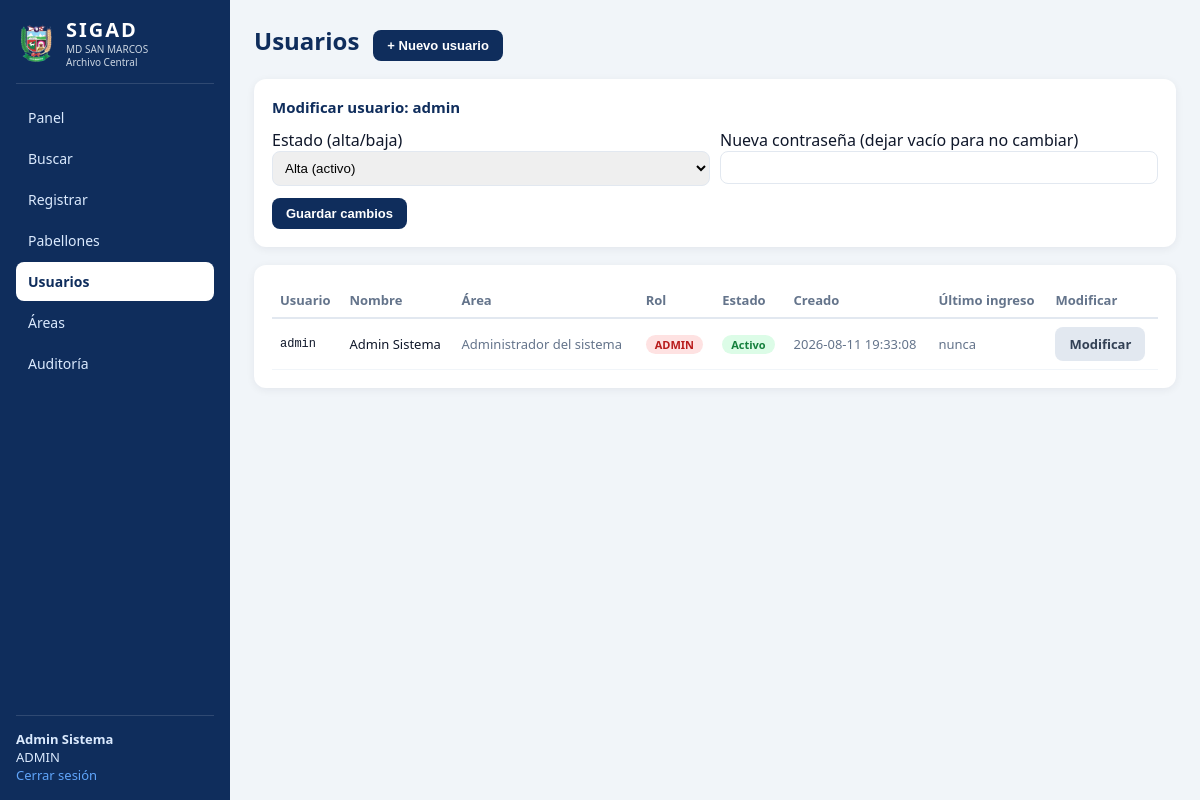
Screenshot of /usuarios.php?editar=1 (signed in) with the database file from the repository.
### tables this page shows
CREATE TABLE usuarios (
    id              INT AUTO_INCREMENT PRIMARY KEY,
    username       VARCHAR(50)  NOT NULL UNIQUE,
    password       VARCHAR(255) NOT NULL,             
    nombres        VARCHAR(100) NOT NULL DEFAULT '',
    apellidos      VARCHAR(100) NOT NULL DEFAULT '',
    cargo          VARCHAR(100) NOT NULL DEFAULT '',
    rol            ENUM('ADMIN','OPERADOR','CONSULTA') NOT NULL DEFAULT 'CONSULTA',
    activo         TINYINT(1)    NOT NULL DEFAULT 1,   
    creado_en      DATETIME      NOT NULL DEFAULT CURRENT_TIMESTAMP,
    ultimo_ingreso DATETIME      NULL
);

### usuarios.php (the view, shortened to what this page needs)
<?php
require_once 'config/config.php';
$db = db();
$edit = null;
if (isset($_GET['editar'])) {
    $eid = (int)$_GET['editar'];
    $edit = $db->prepare("SELECT id, username, nombres, apellidos, cargo, rol, activo FROM usuarios WHERE id=?");
    $edit->execute([$eid]); $edit = $edit->fetch();
}
$us = $db->query("SELECT id, username, CONCAT(nombres,' ',apellidos) nombre,
                        nombres, apellidos, cargo, rol, activo, creado_en, ultimo_ingreso
                   FROM usuarios ORDER BY rol, username")->fetchAll();
?>
<!DOCTYPE html><html lang="es"><head><meta charset="utf-8">
<link rel="icon" href="assets/logo-msm.png"><link rel="stylesheet" href="css/estilos.css">
<title>SIGAD · Usuarios</title></head>
<body class="app"><aside class="side">
  <div class="marca"><img src="assets/logo-msm.png"><div><h2>SIGAD</h2>
    <div class="muni">MD SAN MARCOS<br>Archivo Central</div></div></div>
  <nav class="nav">
    <?= nav_html('Usuarios') ?>
  </nav>
  <div class="me"><b><?= htmlspecialchars($_SESSION['nombre']) ?></b><br><?= $_SESSION['rol'] ?>
    <br><a href="logout.php" style="color:#60a5fa">Cerrar sesión</a></div>
</aside>
<main class="main">
  <div class="top"><h1>Usuarios</h1>
    <button class="btn-sm" onclick="document.getElementById('frm').style.display='block'">+ Nuevo usuario</button>
  </div>
  <div class="card" id="frm" style="display:<?= $edit ? 'block':'none' ?>;margin-bottom:18px">
    <h3><?= $edit ? 'Modificar usuario: '.htmlspecialchars($edit['username']) : 'Registrar nuevo usuario' ?></h3>
    <form method="post">
      <?php if (!$edit): ?>
      <div style="display:grid;grid-template-columns:1fr 1fr;gap:10px">
        <label>Usuario (login)<input name="username" required style="width:100%;padding:8px;border:1px solid #e2e8f0;border-radius:8px"></label>
        <label>Rol
          <select name="rol" style="width:100%;padding:8px;border:1px solid #e2e8f0;border-radius:8px">
            <option value="OPERADOR">OPERADOR</option>
            <option value="CONSULTA">CONSULTA</option>
            <option value="ADMIN">ADMIN</option>
          </select></label>
        <label>Nombres<input name="nombres" required style="width:100%;padding:8px;border:1px solid #e2e8f0;border-radius:8px"></label>
        <label>Apellidos<input name="apellidos" required style="width:100%;padding:8px;border:1px solid #e2e8f0;border-radius:8px"></label>
        <label>Área / cargo<input name="area" style="width:100%;padding:8px;border:1px solid #e2e8f0;border-radius:8px"></label>
        <label>Estado
          <select name="activo" style="width:100%;padding:8px;border:1px solid #e2e8f0;border-radius:8px">
            <option value="1" selected>Activo</option>
            <option value="0">Inactivo</option>
          </select></label>
        <label>Clave (mín. 6)<input name="clave" type="password" required style="width:100%;padding:8px;border:1px solid #e2e8f0;border-radius:8px"></label>
      </div>
      <button class="btn-sm" type="submit" style="margin-top:12px;background:#0f2d5c;color:#fff">Guardar usuario</button>
      <?php else: ?>
      <div style="display:grid;grid-template-columns:1fr 1fr;gap:10px">
        <label>Estado (alta/baja)
          <select name="estado" style="width:100%;padding:8px;border:1px solid #e2e8f0;border-radius:8px">
            <option value="1" <?= $edit['activo']?'selected':'' ?>>Alta (activo)</option>
          </select></label>
        <label>Nueva contraseña (dejar vacío para no cambiar)
          <input name="nueva_clave" type="password" style="width:100%;padding:8px;border:1px solid #e2e8f0;border-radius:8px"></label>
      </div>
      <button class="btn-sm" type="submit" style="margin-top:12px;background:#0f2d5c;color:#fff">Guardar cambios</button>
      <?php endif; ?>
    </form>
  </div>
  <div class="card"><table>
    <tr><th>Usuario</th><th>Nombre</th><th>Área</th><th>Rol</th><th>Estado</th><th>Creado</th><th>Último ingreso</th><th>Modificar</th></tr>
    <?php foreach ($us as $u): ?>
    <tr><td class="mono"><?= htmlspecialchars($u['username']) ?></td>
        <td><?= htmlspecialchars($u['nombre']) ?></td>
        <td class="muted"><?= htmlspecialchars($u['cargo']) ?></td>
        <td><span class="tag <?= $u['rol']==='ADMIN'?'t-bad':($u['rol']==='OPERADOR'?'t-info':'t-ok') ?>"><?= $u['rol'] ?></span></td>
        <td><?= $u['activo']?'<span class="tag t-ok">Activo</span>':'<span class="tag t-warn">Inactivo</span>' ?></td>
        <td class="muted"><?= $u['creado_en'] ?></td>
        <td class="muted"><?= $u['ultimo_ingreso'] ?? 'nunca' ?></td>
        <td><a class="btn-sm btn-gray" href="usuarios.php?editar=<?= $u['id'] ?>">Modificar</a></td></tr>
    <?php endforeach; ?>
  </table></div>
</main></body></html>

### css/estilos.css (style rules this page uses)
:root { --azul:#0f2d5c;--azul2:#1e40af;--gris:#e2e8f0;--ok:#15803d;--warn:#b45309;--bad:#b91c1c }
* { box-sizing:border-box }
body { margin:0;font-family:Segoe UI,system-ui,Arial,sans-serif;background:#f1f5f9;color:#0f172a }
a { text-decoration:none;color:inherit }
.app { display:flex;min-height:100vh }
.side { position:fixed;top:0;left:0;bottom:0;width:230px;flex-shrink:0; background:var(--azul);color:#fff;display:flex;flex-direction:column;padding:16px; overflow-y:auto;z-index:10 }
.marca { display:flex;gap:10px;align-items:center;padding-bottom:14px;border-bottom:1px solid #ffffff22 }
.marca img { width:40px;height:40px }
.marca h2 { margin:0;font-size:20px;letter-spacing:2px }
.muni { font-size:10px;color:#cbd5e1;line-height:1.3 }
.nav { display:flex;flex-direction:column;margin-top:14px;gap:2px }
.me { margin-top:auto;font-size:13px;color:#dbeafe;padding-top:14px;border-top:1px solid #ffffff22 }
.main { margin-left:230px;flex:1;padding:24px;overflow:auto;min-height:100vh }
.top { display:flex;align-items:baseline;gap:14px;margin-bottom:18px }
.top h1 { margin:0;font-size:24px;color:var(--azul) }
.muted { color:#64748b;font-size:13px }
.card { background:#fff;border-radius:12px;padding:18px;box-shadow:0 2px 8px #0f172a10;margin-top:8px }
.card h3 { margin:0 0 12px;font-size:15px;color:var(--azul) }
table { width:100%;border-collapse:collapse;font-size:13px }
th { text-align:left;color:#64748b;font-weight:600;border-bottom:2px solid var(--gris);padding:8px }
td { padding:8px;border-bottom:1px solid #f1f5f9 }
.mono { font-family:ui-monospace,Menlo,monospace;font-size:12px }
.tag { display:inline-block;padding:2px 9px;border-radius:20px;font-size:11px;font-weight:700 }
.t-ok { background:#dcfce7;color:var(--ok) }
.t-bad { background:#fee2e2;color:var(--bad) }
.btn-sm { display:inline-block;padding:8px 14px;border:0;border-radius:8px;background:var(--azul); color:#fff;font-weight:600;cursor:pointer;font-size:13px }
.btn-gray { background:#e2e8f0;color:#334155 }

### rows the page displays
usuarios: username "admin", estado "Alta (activo)", nombre "Admin Sistema", cargo "Administrador del sistema", rol "ADMIN", shows "Activo", creado_en "2026-08-11 19:33:08", ultimo_ingreso "nunca"

### other values shown
$nombre "Panel"
$nombre "Buscar"
$nombre "Registrar"
$nombre "Pabellones"
$nombre "Usuarios"
$nombre "Áreas"
$nombre "Auditoría"
$_SESSION['nombre'] "Admin Sistema"
$_SESSION['rol'] "ADMIN"
